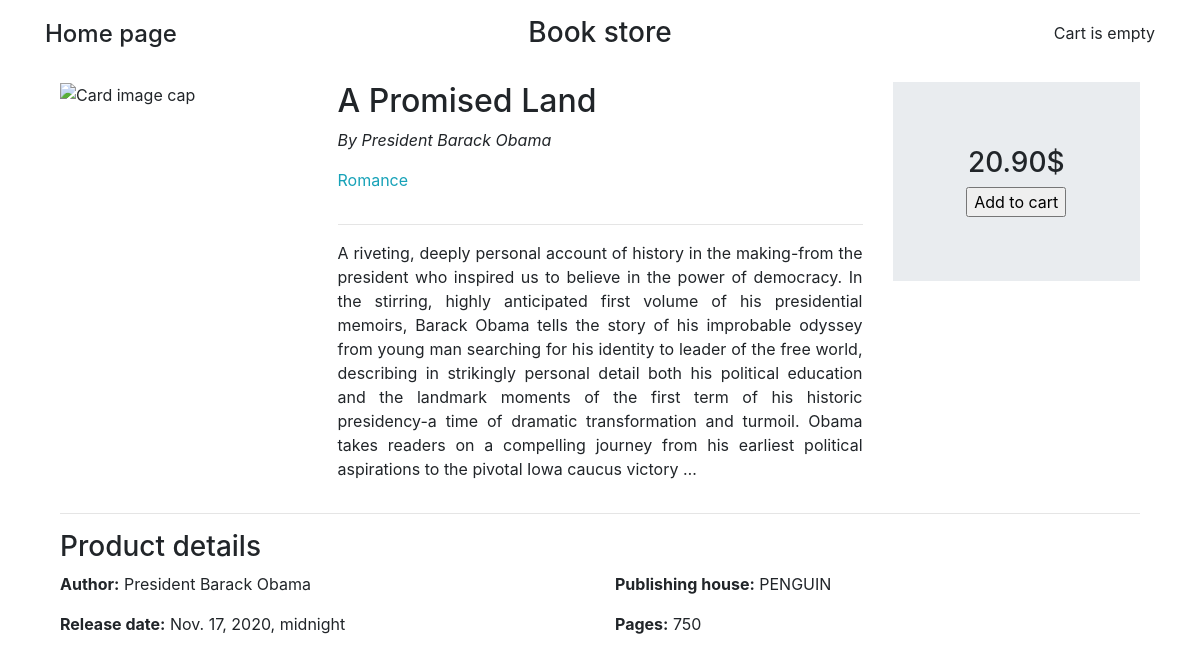
The page /shop/29/a-promised-land/ on the database its author committed.
### shop/models.py (models this page shows, shortened)
class Book(models.Model):
	category = models.ForeignKey(Category,
								related_name='books',
								on_delete=models.CASCADE)
	title = models.CharField(max_length=200, db_index=True)
	slug = models.SlugField(max_length=200, db_index=True)
	author = models.CharField(max_length=100)
	publishing_house = models.CharField(max_length=100)
	image = models.ImageField(upload_to='books/%Y/%m/%d', blank=True)
	description = models.TextField(blank=True)
	price = models.DecimalField(max_digits=10, decimal_places=2)
	available = models.BooleanField(default=True)
	added_to_store = models.DateTimeField(auto_now_add=True)
	release_date = models.DateTimeField()
	pages = models.IntegerField()
	class Meta:
		ordering = ('title', )

class Category(models.Model):
	name = models.CharField(max_length=200, db_index=True)
	slug = models.SlugField(max_length=200,
							db_index=True,
							unique=True)
	class Meta:
		ordering = ('name',)
		verbose_name = 'category'
		verbose_name_plural = 'categories'
	def __str__(self):
		return self.name
	def get_absolute_url(self):
		return reverse('shop:book_list_by_category',
						args=[self.slug])

### shop/views.py (the view)
# urls.py: path('<int:id>/<slug:slug>/', views.book_detail, name='book_detail')
def book_detail(request, id, slug):
	book = get_object_or_404(Book, id=id, slug=slug, available=True)
	book_category = get_object_or_404(Category, name=book.category)
	cart_book_form = CartAddBookForm()
	return render(request,
				'shop/book/detail.html',
				{'book': book,
				'book_category': book_category,
				'cart_book_form': cart_book_form})

### cart/forms.py
class CartAddBookForm(forms.Form):
    quantity = 1
    update = forms.BooleanField(required=False,
                                initial=False,
                                widget=forms.HiddenInput)

### cart/cart.py (called while the page is built)
    def __len__(self):
        return sum(item['quantity'] for item in self.cart.values())

### cart/context_processors.py (called while the page is built)
def cart(request):
    return {'cart': Cart(request)}

### shop/templates/shop/book/detail.html (shortened to what this page needs)
{% extends 'shop/base.html' %}
{% load static %}
{% block content %}
<div class="row">
    <div class="col">
        {% load thumbnail %}
        {% thumbnail book.image "250" as im %}
        <img src="{% if im %}{{ im.url }}{% else %}{% static 'img/no-image.jpg' %}{% endif %}" alt="Card image cap">
        {% endthumbnail %}
    </div>
    <div class="col-6">
        <p class="h2">{{ book.title }}</p>
        <div class="row">
            <div class="col">
                <p><em>By {{ book.author }}</em></p>
            </div>
        </div>
        <div class="row">
            <div class="col">
                <a href="{{ book_category.get_absolute_url }}">
                    <p class="text-info">{{ book_category.name }}</p>
                </a>
            </div>
        </div>
        <hr>
        <p class="text-justify">
            {{ book.description|truncatewords:100 }}
        </p>
    </div>
    <div class="col">
        <div class="jumbotron jumbotron-fluid">
            <div class="container">
              <p class="h3 text-center">{{ book.price }}$</p>
              <div class="text-center">
                <div class="btn-group">
                    <form action="{% url 'cart:cart_add' book.id %}" method="POST">
                        <input type="submit" value="Add to cart">
                    </form>
                </div>
              </div>
            </div>
          </div>
    </div>
</div>
<hr>
<div class="class">
    <h3 class="text-left">Product details</h3>
</div>
<div class="row">
    <div class="col"><p><strong>Author:</strong> {{ book.author }}</p></div>
    <div class="col"><p><strong>Publishing house:</strong> {{ book.publishing_house }}</p></div>
    <div class="col"><p><strong>Release date:</strong> {{ book.release_date }}</p></div>
    <div class="col"><p><strong>Pages:</strong> {{ book.pages }}</p></div>
  </div>
{% endblock %}

### rows shown on the page
Book: title "A Promised Land", author "President Barack Obama", description "A riveting, deeply personal account of history in the making-from the president who inspired us to believe in the power of democracy. In the stirring, highly anticipated first volume of his presidential memoirs, Barack Obama tells the story of his improbable odyssey from young man searching for his identity to leader of the free world, describing in strikingly personal detail both his political education and the landmark moments of the first term of his historic presidency-a time of dramatic transformation and turmoil. Obama takes readers on a compelling journey from his earliest political aspirations to the pivotal Iowa caucus victory …", price "20.90", publishing_house "PENGUIN", release_date "Nov. 17, 2020, midnight", pages "750"
Category: name "Romance"
